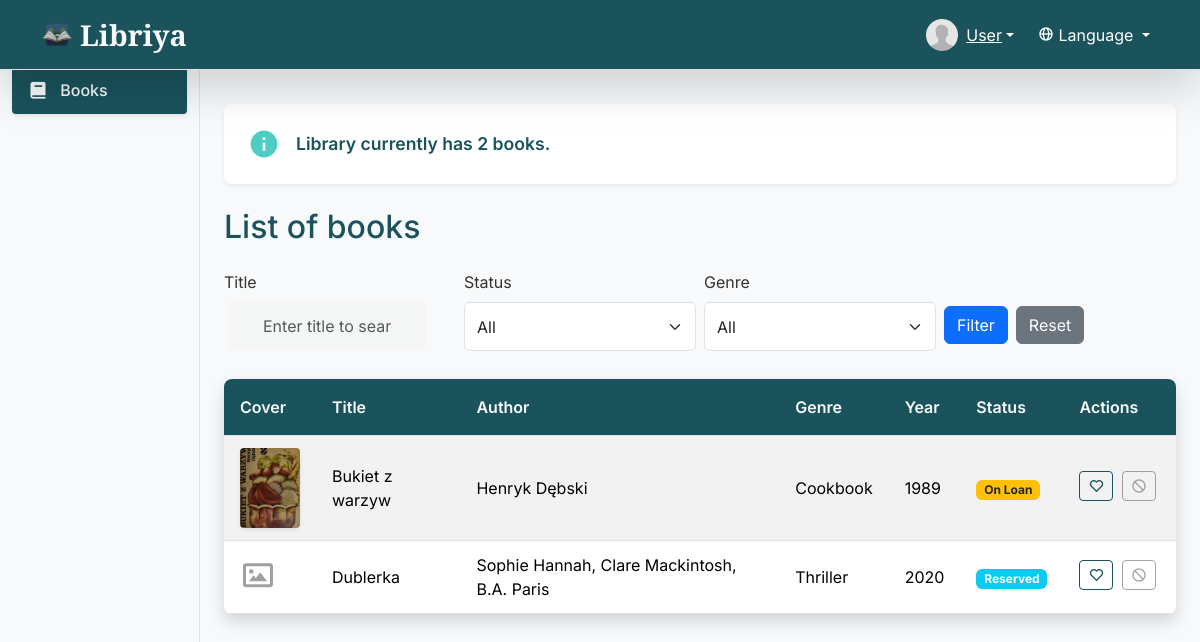
Screenshot of / (signed in) with the database file from the repository.
### app/models.py (models this page shows, shortened)
class User(UserMixin, db.Model):
    id = db.Column(db.Integer, primary_key=True)
    username = db.Column(db.String(50), unique=True,
                         nullable=False, index=True)
    email = db.Column(db.String(120), unique=True, nullable=False, index=True)
    password_hash = db.Column(db.String(128), nullable=False)
    image_file = db.Column(db.String(20), nullable=False,
                           default='default.jpg')
    loans = db.relationship('Loan', back_populates='user', lazy=True)
    is_admin = db.Column(db.Boolean, default=False)
    favorites = db.relationship('Book', secondary=favorites, lazy='subquery',
                                backref=db.backref('favorited_by', lazy=True))
    received_notifications = db.relationship(
        'Notification', foreign_keys='Notification.recipient_id', back_populates='recipient', lazy=True, cascade='all, delete-orphan')
    sent_notifications = db.relationship(
        'Notification', foreign_keys='Notification.sender_id', back_populates='sender', lazy=True)

class Book(db.Model):
    id = db.Column(db.Integer, primary_key=True)
    isbn = db.Column(db.String(13), unique=True, nullable=False, index=True)
    title = db.Column(db.String(200), nullable=False, index=True)
    authors = db.relationship(
        'Author', secondary=book_authors, lazy='subquery', back_populates='books')
    genres = db.relationship(
        'Genre', secondary=book_genres, lazy='subquery', back_populates='books')
    year = db.Column(db.Integer, nullable=False)
    cover = db.Column(db.String(200))
    status = db.Column(db.String(50), default='available', nullable=False)

class Genre(db.Model):
    id = db.Column(db.Integer, primary_key=True)
    name = db.Column(db.String(50), nullable=False, index=True)
    books = db.relationship('Book', secondary=book_genres,
                            lazy='subquery', back_populates='genres')

### app/routes.py (the view)
@bp.route("/")
@login_required
def home():
    status_filter = request.args.get('status')
    genre_filter_id = request.args.get('genre', type=int)
    title_filter = request.args.get('title')
    query = Book.query
    if title_filter:
        query = query.filter(Book.title.ilike(f"%{title_filter}%"))
    if status_filter:
        if status_filter == 'available':
            query = query.filter(Book.status == 'available')
        elif status_filter == 'on_loan':
            query = query.filter(
                or_(Book.status == 'on_loan', Book.status == 'reserved'))
    if genre_filter_id:
        query = query.join(Book.genres).filter(Genre.id == genre_filter_id)
    books = query.all()
    genres = Genre.query.all()
    genres = sorted(genres, key=lambda g: _(g.name))
    unread_notifications_count = Notification.query.filter_by(
        recipient=current_user, is_read=False
    ).count()
    return render_template("index.html", books=books, genres=genres, active_page="books",
                           unread_notifications_count=unread_notifications_count)

### app/__init__.py (called while the page is built)
@login_manager.user_loader
def load_user(user_id):
    from app.models import User
    return User.query.get(int(user_id))

### app/routes.py (called while the page is built)
@bp.context_processor
def inject_unread_notifications_count():
    if current_user.is_authenticated:
        unread_count = Notification.query.filter_by(
            recipient=current_user, is_read=False).count()
        return {'unread_notifications_count': unread_count}
    return {'unread_notifications_count': 0}

### app/templates/index.html (shortened to what this page needs)
{% extends "layout.html" %}
{% block content %}
<div class="container">
    <div class="book-count-card">
        <i class='bx bxs-info-circle'></i>
        <p class="mb-0">
            {% set n = books|length %}
            {{ ngettext('Library currently has %(n)s book.', 'Library currently has %(n)s books.', n, n=n) }}
        </p>
    </div>
    <h2>{{ _('List of books') }}</h2>
    <form method="GET" action="{{ url_for('main.home') }}" class="mb-3">
        <div class="row g-2">
            <div class="col-md-3">
                <label for="title" class="form-label">{{ _('Title') }}</label>
                <input type="text" class="form-control" id="title" name="title"
                    value="{{ request.args.get('title', '') }}" placeholder="{{ _('Enter title to search') }}">
            </div>
            <div class="col-md-3">
                <label for="status" class="form-label">{{ _('Status') }}</label>
                <select class="form-select" id="status" name="status">
                    <option value="">{{ _('All') }}</option>
                </select>
            </div>
            <div class="col-md-3">
                <label for="genre" class="form-label">{{ _('Genre') }}</label>
                <select class="form-select" id="genre" name="genre">
                    <option value="">{{ _('All') }}</option>
                </select>
            </div>
            <div class="col-md-3 d-flex align-items-center buttons-container">
                <button type="submit" class="btn btn-primary me-2">{{ _('Filter') }}</button>
                <a href="{{ url_for('main.home') }}" class="btn btn-secondary">{{ _('Reset') }}</a>
            </div>
        </div>
    </form>
    <table class="table table-hover table-striped">
        <thead>
            <tr>
                <th>{{ _('Cover') }}</th>
                <th>{{ _('Title') }}</th>
                <th>{{ _('Author') }}</th>
                <th>{{ _('Genre') }}</th>
                <th>{{ _('Year') }}</th>
                <th>{{ _('Status') }}</th>
                <th>{{ _('Actions') }}</th>
            </tr>
        </thead>
        <tbody>
            {% for book in books %}
            <tr onclick="window.location='{{ url_for('main.book_detail', book_id=book.id) }}';"
                style="cursor: pointer;">
                <td>
                    {% if book.cover %}
                    <img src="{{ url_for('static', filename='uploads/' + book.cover) }}"
                        alt="{{ _('Book cover %(title)s', title=book.title) }}">
                    {% else %}
                    <i class='bx bx-image'></i>
                    {% endif %}
                </td>
                <td>{{ book.title }}</td>
                <td>{{ book.authors|map(attribute='name')|join(', ') }}</td>
                <td>
                    {% if book.genres %}
                        {% for genre in book.genres %}
                            {{ _(genre.name) }}{% if not loop.last %}, {% endif %}
                        {% endfor %}
                    {% else %}
                        {{ _('No genres') }}
                    {% endif %}
                </td>
                <td>{{ book.year }}</td>
                <td>
                    {% if book.status == 'available' %}
                    <span class="badge bg-success">{{ _('Available') }}</span>
                    {% elif book.status == 'reserved' %}
                    <span class="badge bg-info">{{ _('Reserved') }}</span>
                    {% elif book.status == 'on_loan' %}
                    <span class="badge bg-warning text-dark">{{ _('On Loan') }}</span>
                    {% else %}
                    <span class="badge bg-secondary">{{ book.status.replace('_', ' ').title() }}</span>
                    {% endif %}
                </td>
                <td class="text-nowrap">
                    <form action="{{ url_for('main.add_favorite', book_id=book.id) }}" method="POST"
                        style="display: inline;">
                        <button type="submit" class="btn btn-outline-success btn-sm" data-bs-toggle="tooltip"
                            data-bs-placement="top" title="{{ _('Add to favorites') }}">
                            <i class='bx bx-heart'></i>
                        </button>
                    </form>
                    {% if book.status == 'available' %}
                    <a href="{{ url_for('main.request_reservation', book_id=book.id, user_id=current_user.id) }}"
                        class="btn btn-outline-success btn-sm" data-bs-toggle="tooltip" data-bs-placement="top"
                        title="{{ _('Request Reservation') }}"><i class="bx bx-file"></i></a>
                    {% else %}
                    <button type="button" class="btn btn-outline-secondary btn-sm" disabled data-bs-toggle="tooltip"
                        data-bs-placement="top" title="{{ _('Book not available for reservation') }}"><i
                            class="bx bx-block"></i></button>
                    {% endif %}
                </td>
            </tr>
            {% endfor %}
        </tbody>
    </table>
</div>
{% endblock %}

### app/templates/layout.html (shortened to what this page needs)
<!DOCTYPE html>
<html lang="en">
<head>
    <link href="https://cdn.jsdelivr.net/npm/bootstrap@5.3.3/dist/css/bootstrap.min.css" rel="stylesheet">
    <link href="https://unpkg.com/boxicons@2.1.4/css/boxicons.min.css" rel="stylesheet">
    <link rel="stylesheet" href="{{ url_for('static', filename='/css/style.css') }}">
    <link rel="stylesheet" href="https://cdn.jsdelivr.net/gh/lipis/flag-icons@7.0.0/css/flag-icons.min.css" />
</head>
<body class="{% if login_page %}login-background{% endif %}">
    <nav class="navbar navbar-expand-lg navbar-dark bg-custom-dark border-bottom shadow-lg fixed-top">
        <div class="container">
            <a class="navbar-brand title-text d-flex align-items-center" href="/">
                <img src="{{ url_for('static', filename='/images/logo.png') }}" alt="Libriya" class="me-2"> Libriya
            </a>
            <div class="collapse navbar-collapse" id="navbarSupportedContent">
                <ul class="navbar-nav ms-auto mb-2 mb-lg-0 d-flex align-items-center">
                    {% if current_user.is_authenticated %}
                    <li class="nav-item dropdown">
                        <a class="user-display dropdown-toggle d-flex align-items-center text-white" href="#"
                            role="button" id="userDropdown" data-bs-toggle="dropdown" aria-expanded="false">
                            <span class="position-relative d-inline-block me-2">
                                <img class="rounded-circle"
                                    src="{{ url_for('static', filename='uploads/' + current_user.image_file) }}"
                                    style="width: 32px; height: 32px; object-fit: cover;">
                            </span>
                            {{ current_user.username }}
                        </a>
                    </li>
                    {% else %}
                    <li class="nav-item">
                        <a class="nav-link text-white" href="{{ url_for('main.login') }}">{{ _('Log In') }}</a>
                    </li>
                    {% endif %}
                    <li class="nav-item dropdown ms-3">
                        <a class="nav-link dropdown-toggle text-white" href="#" id="languageDropdown" role="button"
                            data-bs-toggle="dropdown" aria-expanded="false">
                            <i class='bx bx-globe'></i> {{ _('Language') }}
                        </a>
                    </li>
                </ul>
            </div>
        </div>
    </nav>
    <div class="container-fluid">
        <div class="row">
            {% if not login_page %}
            <nav id="sidebarMenu" class="col-md-2 d-none d-md-block bg-light sidebar border-end pt-5">
                <div class="position-sticky pt-3">
                    <ul class="nav nav-pills flex-column">
                        <li class="nav-item mb-1">
                            <a class="nav-link {% if active_page == 'books' %}active {% else %}text-dark {% endif %}"
                                href="{{ url_for('main.home') }}">
                                <i class='bx bxs-book align-middle me-2'></i>
                                <span class="align-middle">{{ _('Books') }}</span>
                            </a>
                        </li>
                    </ul>
                </div>
            </nav>
            {% endif %}
            <main
                class="{% if login_page %}col-12{% else %}col-md-10 ms-sm-auto{% endif %} main-content {% if login_page %}login-full-height{% else %}pt-5{% endif %}">
                {% block content %}{% endblock %}
            </main>
        </div>
    </div>
</body>
</html>

### app/static/css/style.css (style rules this page uses)
:root { --primary-color: #1a535c; --accent-color: #4ecdc4; --text-dark: #333; --text-light: #f8f9fa; --gray-bg: #f8f9fa; --box-shadow-light: 0 .125rem .25rem rgba(0, 0, 0, .075); --box-shadow-medium: 0 .5rem 1rem rgba(0, 0, 0, .15); }
body { font-family: 'Inter', sans-serif; color: var(--text-dark); background-color: var(--gray-bg); padding-top: 56px; }
h2 { margin-bottom: 1.5rem; margin-top: 1.5rem; color: var(--primary-color); }
.bg-custom-dark { background-color: var(--primary-color) !important; }
.navbar-brand.title-text { font-family: 'Cormorant Garamond', serif; font-size: 1.8rem; font-weight: 700; color: var(--text-light) !important; }
.navbar-brand.title-text img { height: 30px; width: auto; }
.user-display { color: var(--text-light); }
.sidebar { height: 100vh; position: fixed; top: 0; left: 0; padding-top: 56px; background-color: var(--gray-bg); z-index: 1000; }
.sidebar .nav-link { font-weight: 500; color: var(--text-dark); transition: background-color 0.2s, color 0.2s; border-radius: .25rem; padding: .75rem 1rem; }
.sidebar .nav-link.active { color: var(--text-light); background-color: var(--primary-color); box-shadow: var(--box-shadow-light); }
.sidebar .nav-link.active .bx { color: var(--text-light); }
.sidebar .nav-link .bx { font-size: 1.25rem; }
.main-content { padding-top: 1.5rem; padding-bottom: 3rem; }
.book-count-card { background-color: white; padding: 1.5rem; border-radius: .5rem; box-shadow: var(--box-shadow-light); margin-bottom: 1.5rem; display: flex; align-items: center; gap: 1rem; font-size: 1.1rem; color: var(--primary-color); font-weight: 600; }
.book-count-card .bx { font-size: 2rem; color: var(--accent-color); }
.table { background-color: white; border-radius: .5rem; overflow: hidden; box-shadow: var(--box-shadow-medium); margin-top: 1.5rem; }
.table thead th { background-color: var(--primary-color); color: var(--text-light); font-weight: 600; vertical-align: middle; padding: 1rem; }
.table td { vertical-align: middle; padding: .75rem 1rem; }
.table img { width: 60px; height: 80px; object-fit: cover; border-radius: .25rem; box-shadow: 0 2px 4px rgba(0, 0, 0, .08); }
.table i.bx-image { font-size: 36px !important; color: #a0a0a0 !important; }
.table td .btn { margin-right: .25rem; margin-bottom: .25rem; white-space: nowrap; padding: .375rem .5rem; }
.table td .btn i { font-size: 1rem; }
.btn-outline-success { --bs-btn-color: var(--primary-color); --bs-btn-border-color: var(--primary-color); --bs-btn-hover-bg: var(--primary-color); --bs-btn-hover-border-color: var(--primary-color); --bs-btn-active-bg: var(--primary-color); --bs-btn-active-border-color: var(--primary-color); --bs-btn-active-color: var(--text-light); --bs-btn-hover-color: var(--text-light); }
.btn { vertical-align: middle; display: inline-flex; align-items: center; justify-content: center; gap: 0.5rem; padding: var(--bs-btn-padding-y, .375rem) var(--bs-btn-padding-x, .75rem); height: auto; box-sizing: border-box; font-size: var(--bs-btn-font-size); line-height: var(--bs-btn-line-height); }
input[type=text], input[type=password] { background-color: #f6f6f6; border: none; color: #0d0d0d; padding: 15px 32px; text-align: center; text-decoration: none; display: inline-block; font-size: 16px; margin: 5px; width: 85%; border: 2px solid #f6f6f6; -webkit-transition: all 0.5s ease-in-out; -moz-transition: all 0.5s ease-in-out; -ms-transition: all 0.5s ease-in-out; -o-transition: all 0.5s ease-in-out; transition: all 0.5s ease-in-out; -webkit-border-radius: 5px 5px 5px 5px; border-radius: 5px 5px 5px 5px; }
input[type=text]:placeholder, input[type=password]:placeholder { color: #cccccc; }
input[type=text], input[type=password] { background-color: rgba(246, 246, 246, 0.8); }
.form-select { padding-top: 0.7rem; padding-bottom: 0.7rem; }
.form-control { height: 3rem; }
#title { margin-top: 0.0rem; }
.buttons-container .btn { margin-top: 1.5em; }

### rows the page displays
User: image_file (placeholder picture), username "User"
Book: cover (picture), title "Bukiet z warzyw", authors|map "Henryk Dębski", year "1989"
Book: title "Dublerka", authors|map "Sophie Hannah, Clare Mackintosh, B.A. Paris", year "2020"

### other values shown
form field status "All"
form field genre "All"
